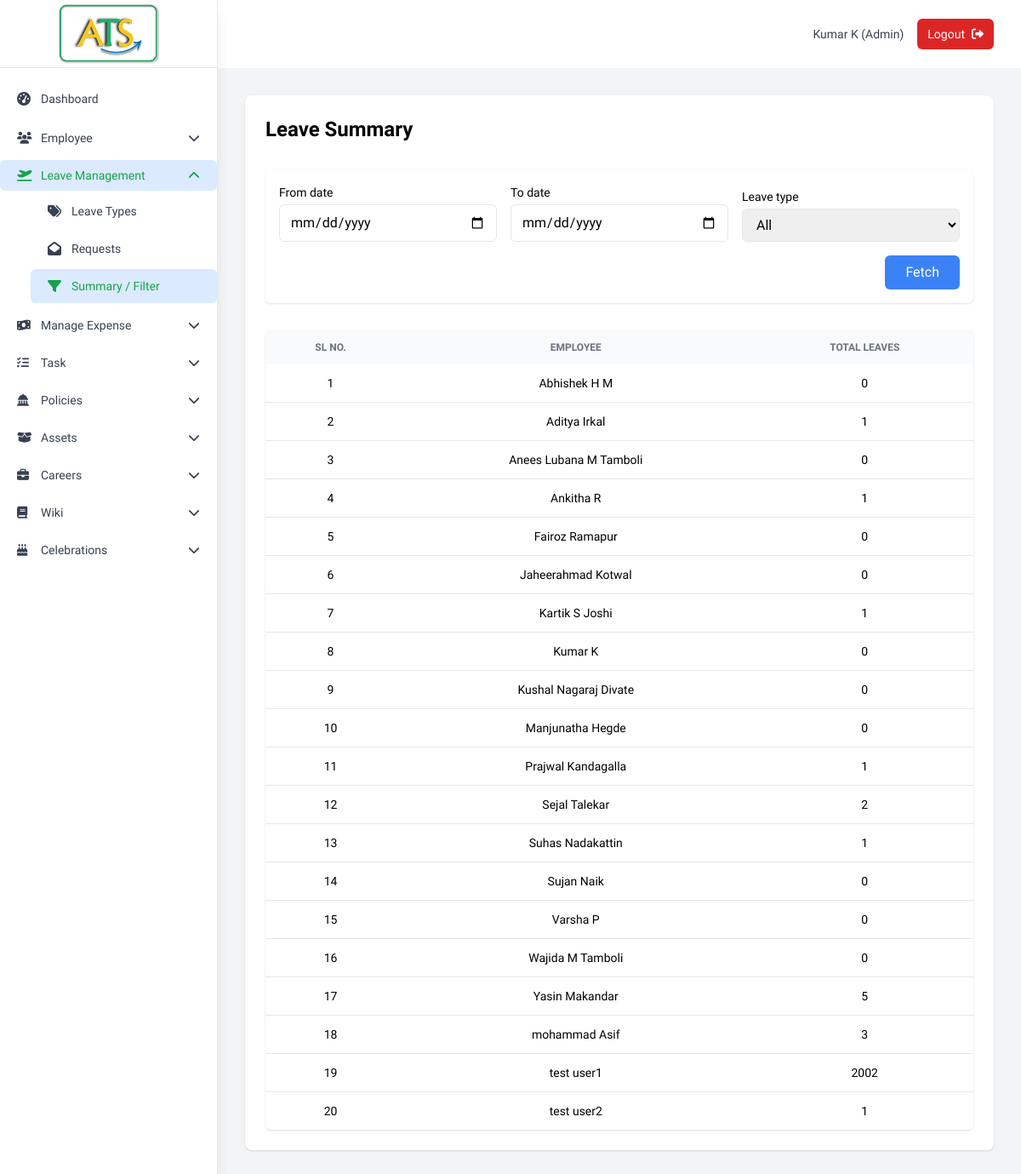
Page /admin/leave_summary (signed in) on the committed database.
### tables this page shows
CREATE TABLE tbl_employee (
                emp_id INTEGER PRIMARY KEY AUTOINCREMENT,
                first_name TEXT NOT NULL,
                last_name TEXT NOT NULL,
                gender TEXT NOT NULL,
                dob DATE NOT NULL,
                address TEXT NOT NULL,
                phone_no TEXT NOT NULL,
                email TEXT UNIQUE NOT NULL,
                password TEXT NOT NULL,
                status TEXT DEFAULT 'active',
                emp_type TEXT DEFAULT 'emp',
                inserted_date DATETIME DEFAULT CURRENT_TIMESTAMP
            );

### app.py (the view)
@app.route('/admin/leave_summary', methods=['GET', 'POST'])
def admin_leave_summary():
    if 'user_id' not in session or session['emp_type'] != 'admin':
        return redirect(url_for('login'))
    f_date_from   = request.form.get('date_from')         if request.method == 'POST' else ''
    f_date_to     = request.form.get('date_to')           if request.method == 'POST' else ''
    f_leave_type  = request.form.get('leave_type_id')     if request.method == 'POST' else ''
    leave_types   = db.get_leave_types()
    summary       = db.get_leave_summary(
                        date_from   = f_date_from or None,
                        date_to     = f_date_to   or None,
                        leave_type_id = f_leave_type or None
                    )
    return render_template('admin_leave_summary.html',
                           leave_types = leave_types,
                           summary     = summary,
                           f_date_from = f_date_from,
                           f_date_to   = f_date_to,
                           f_leave_type= f_leave_type)

### database.py (called while the page is built)
    def get_connection(self):
        return sqlite3.connect(self.db_name)

    def get_leave_types(self):
        with self.get_connection() as c:
            return c.execute('SELECT leave_type_id, leave_type FROM tbl_leave_type ORDER BY leave_type').fetchall()

### templates/admin_leave_summary.html (shortened to what this page needs)
{% extends "base.html" %}
{% block content %}
<div class="max-w-6xl mx-auto">
<div class="bg-white shadow rounded-lg">
  <div class="px-4 py-5 sm:p-6">
      <div class="mb-8">
        <h1 class="text-2xl font-bold mb-6">Leave Summary</h1>
      </div>
  <form method="POST" class="bg-white p-4 rounded-md shadow mb-8 grid sm:grid-cols-6 gap-4 items-end">
    <div class="sm:col-span-2">
      <label class="block text-sm font-medium mb-1">From date</label>
      <input type="date" name="date_from" value="{{ f_date_from }}" class="w-full border px-3 py-2 rounded-md">
    </div>
    <div class="sm:col-span-2">
      <label class="block text-sm font-medium mb-1">To date</label>
      <input type="date" name="date_to" value="{{ f_date_to }}" class="w-full border px-3 py-2 rounded-md">
    </div>
    <div class="sm:col-span-2">
      <label class="block text-sm font-medium mb-1">Leave type</label>
      <select name="leave_type_id" class="w-full border px-3 py-2 rounded-md">
        <option value="" {% if not f_leave_type %}selected{% endif %}>All</option>
      </select>
    </div>
    <div class="sm:col-span-6 text-right">
      <button class="bg-primary text-white px-6 py-2 rounded-md">Fetch</button>
    </div>
  </form>
  <table class="min-w-full bg-white rounded-md shadow text-sm">
    <thead class="bg-gray-50 text-left uppercase text-xs font-medium text-gray-500">
      <tr>
        <th class="px-4 py-3 text-center">Sl No.</th>
        <th class="px-4 py-3 text-center">Employee</th>
        <th class="px-4 py-3 text-center">Total Leaves</th>
      </tr>
    </thead>
    <tbody class="divide-y">
      {% for row in summary %}
      <tr>
        <td class="px-4 py-3 text-center">{{ loop.index }}</td>
        <td class="px-4 py-3 text-center">{{ row[1] }}</td>
        <td class="px-4 py-3 text-center">{{ row[2]|int }}</td>
      </tr>
      {% endfor %}
    </tbody>
  </table>
</div>
</div>
</div>
{% endblock %}

### templates/base.html (shortened to what this page needs)
<!DOCTYPE html>
<html lang="en">
<head>
    <link href="https://cdn.jsdelivr.net/npm/tailwindcss@2.2.19/dist/tailwind.min.css" rel="stylesheet">
    <link href="https://cdnjs.cloudflare.com/ajax/libs/font-awesome/5.15.4/css/all.min.css" rel="stylesheet">
    <script src="https://cdn.tailwindcss.com"></script>
    <link rel="stylesheet" href="https://cdnjs.cloudflare.com/ajax/libs/font-awesome/6.7.2/css/all.min.css"
 />
    <link href="https://cdn.quilljs.com/1.3.6/quill.snow.css" rel="stylesheet">
</head>
<body class="bg-gray-100 antialiased">
    {% if session.user_id %}
    {% set SIDEBAR_W = '64' %}
    {% set employee_active = request.endpoint in ['add_employee','view_employees'] %}
    {% set project_active = request.endpoint in ['add_project','view_projects'] %}
    {% set leave_active = request.endpoint in ['admin_leave_types', 'admin_leave_requests', 'admin_leave_summary'] %}
    {% set expense_active = request.endpoint in ['admin_expense_types','expense', 'existing_expenses'] %}
    {% set task_active = request.endpoint in ['add_task','view_tasks'] %}
    {% set asset_active = request.endpoint in ['add_asset','view_assets','manage_allocation','asset_history'] %}
    {% set careers_active = request.endpoint in ['add_job', 'view_jobs', 'employee_careers'] %}
    {% set wiki_active = request.endpoint in ['admin_wiki_categories','add_wiki','view_wikis','edit_wiki'] %}
    {% set celebrations_active = request.endpoint in ['admin_employee_celebrations', 'employee_celebrations'] %}
    {% set admin_dashboard_active = request.endpoint == 'admin_dashboard' %}
    {% set employee_dashboard_active = request.endpoint == 'employee_dashboard' %}
    {% set admin_wiki_views_active = request.endpoint == 'admin_wiki_views' %}
    {% set employee_wiki_list_active = request.endpoint == 'employee_wiki_list' %}
    {% set add_wiki_active = request.endpoint == 'add_wiki' %}
    {% set view_wikis_active = request.endpoint == 'view_wikis' %}
    {% set is_policies_active = request.endpoint in ['list_policies', 'add_policy'] %}
    {% set employee_assets_active = request.endpoint in ['employee_assets'] %}
    {% set employee_policies_active = request.endpoint == 'employee_policies' %}
    <aside id="sidebar" class="hidden md:block fixed top-0 left-0 h-screen w-{{ SIDEBAR_W }} bg-white shadow-lg z-40">
        <div class="flex flex-col h-full">
            <div class="flex items-center justify-center h-20 border-b border-r">
                <a href="/">
                    <img src="{{ url_for('static', filename='images/ATS.png') }}" alt="Logo"
                        class="h-[4.5rem] w-auto object-contain">
                </a>
            </div>
            <nav class="flex-1 overflow-y-auto py-4 space-y-2 text-sm border-r">
                {% macro navlink(label, icon, endpoint) -%}
                {% set active = request.endpoint == endpoint %}
                <a href="{{ url_for(endpoint) }}" class="flex items-center px-5 py-2 rounded-md transition
                              {{ 'bg-blue-100 text-green-600 font-medium' if active
                                 else 'text-gray-700 hover:bg-gray-100' }}">
                    <i class="{{ icon }} w-4 mr-3 text-base"></i> {{ label }}
                </a>
                {%- endmacro %}
                {{ navlink('Dashboard','fas fa-tachometer-alt',
                session.emp_type=='admin' and 'admin_dashboard'
                or 'employee_dashboard') }}
                {% if session.emp_type == 'admin' %}
                <details class="group" {{ 'open' if employee_active else '' }}>
                    <summary class="flex items-center px-5 py-2 cursor-pointer rounded-md
                                        {{ 'bg-blue-100 text-green-600 font-medium' if employee_active
                                           else 'text-gray-700 hover:bg-gray-100' }}">
                        <i class="fas fa-users w-4 mr-3"></i> Employee
                        <i class="fas fa-chevron-down ml-auto transform transition group-open:rotate-180"></i>
                    </summary>
                </details>
                <details class="group" {{ 'open' if leave_active else '' }}>
                    <summary class="flex items-center px-5 py-2 cursor-pointer rounded-md
                                        {{ 'bg-blue-100 text-green-600 font-medium' if leave_active
                                           else 'text-gray-700 hover:bg-gray-100' }}">
                        <i class="fas fa-plane-departure w-4 mr-3"></i> Leave Management
                        <i class="fas fa-chevron-down ml-auto transform transition group-open:rotate-180"></i>
                    </summary>
                    <div class="pl-9 mt-1 space-y-1">
                        {{ navlink('Leave Types','fas fa-tags','admin_leave_types') }}
                        {{ navlink('Requests','fas fa-envelope-open','admin_leave_requests') }}
                        {{ navlink('Summary / Filter','fas fa-filter','admin_leave_summary') }}
                    </div>
                </details>
                <details class="group" {{ 'open' if expense_active else '' }}>
                    <summary class="flex items-center px-5 py-2 cursor-pointer rounded-md
                                        {{ 'bg-blue-100 text-green-600 font-medium' if expense_active
                                           else 'text-gray-700 hover:bg-gray-100' }}">
                        <i class="fas fa-money-bill-wave w-4 mr-3"></i> Manage Expense
                        <i class="fas fa-chevron-down ml-auto transform transition group-open:rotate-180"></i>
                    </summary>
                </details>
                <details class="group" {{ 'open' if task_active else '' }}>
                    <summary class="flex items-center px-5 py-2 cursor-pointer rounded-md
                                        {{ 'bg-blue-100 text-green-600 font-medium' if task_active
                                           else 'text-gray-700 hover:bg-gray-100' }}">
                        <i class="fas fa-tasks w-4 mr-3"></i> Task
                        <i class="fas fa-chevron-down ml-auto transform transition group-open:rotate-180"></i>
                    </summary>
                </details>
                <details class="group" {{ 'open' if is_policies_active else '' }}>
                    <summary class="flex items-center px-5 py-2 cursor-pointer rounded-md
                        {{ 'bg-blue-100 text-green-600 font-medium' if is_policies_active
                           else 'text-gray-700 hover:bg-gray-100' }}">
                        <i class="fas fa-solid fa-landmark-dome w-4 mr-3"></i> Policies
                        <i class="fas fa-chevron-down ml-auto transform transition group-open:rotate-180"></i>
                    </summary>
                </details>
                <details class="group" {{ 'open' if request.endpoint in ['add_asset','view_assets', 'manage_allocation'
                    , 'asset_history' ] else '' }}>
                    <summary class="flex items-center px-5 py-2 cursor-pointer rounded-md
                                        {{ 'bg-blue-100 text-green-600 font-medium' if request.endpoint in ['add_asset','view_assets', 'manage_allocation', 'asset_history']
                                        else 'text-gray-700 hover:bg-gray-100' }}">
                        <i class="fas fa-box-open w-4 mr-3"></i> Assets
                        <i class="fas fa-chevron-down ml-auto transform transition group-open:rotate-180"></i>
                    </summary>
                </details>
                <details class="group" {{ 'open' if request.endpoint in ['add_job', 'view_jobs' , 'employee_careers' ]
                    else '' }}>
                    <summary class="flex items-center px-5 py-2 cursor-pointer rounded-md
                                        {{ 'bg-blue-100 text-green-600 font-medium' if request.endpoint in ['add_job', 'view_jobs', 'employee_careers']
                                        else 'text-gray-700 hover:bg-gray-100' }}">
                        <i class="fas fa-briefcase w-4 mr-3"></i> Careers
                        <i class="fas fa-chevron-down ml-auto transform transition group-open:rotate-180"></i>
                    </summary>
                </details>
                <details class="group" {{ 'open' if request.endpoint in
                    ['admin_wiki_categories','add_wiki','view_wikis','edit_wiki', 'admin_wiki_views' ] else '' }}>
                    <summary
                        class="flex items-center px-5 py-2 cursor-pointer rounded-md
                                        {{ 'bg-blue-100 text-green-600 font-medium' if request.endpoint in ['admin_wiki_categories','add_wiki','view_wikis','edit_wiki', 'admin_wiki_views'] else 'text-gray-700 hover:bg-gray-100' }}">
                        <i class="fas fa-book w-4 mr-3"></i> Wiki
                        <i class="fas fa-chevron-down ml-auto transform transition group-open:rotate-180"></i>
                    </summary>
                </details>
                <details class="group" {{ 'open' if celebrations_active else '' }}>
                    <summary class="flex items-center px-5 py-2 cursor-pointer rounded-md
                        {{ 'bg-blue-100 text-green-600 font-medium' if celebrations_active
                           else 'text-gray-700 hover:bg-gray-100' }}">
                        <i class="fas fa-birthday-cake w-4 mr-3"></i> Celebrations
                        <i class="fas fa-chevron-down ml-auto transform transition group-open:rotate-180"></i>
                    </summary>
                </details>
                {% endif %}
            </nav>
        </div>
    </aside>
    <nav class="bg-white sticky top-0 z-30
                flex items-center justify-center h-[5rem] px-4 sm:px-8">
        <div class="ml-auto flex items-center justify-center space-x-4">
            <span class="hidden sm:block text-sm text-gray-700">
                {{ session.first_name }} {{ session.last_name }} ({{ session.emp_type.title() }})
            </span>
            <button id="logoutButton" class="flex items-center gap-2 px-3 py-2 rounded-md bg-red-600 hover:bg-red-700
                           text-white text-sm font-medium focus:outline-none">
                <span class="hidden sm:inline">Logout</span>
                <i class="fas fa-sign-out-alt text-sm"></i>
            </button>
        </div>
    </nav>
    {% endif %}
    <div class="{% if session.user_id %}md:ml-{{ SIDEBAR_W }}{% endif %}">
        <main class="py-8 px-4 sm:px-6 lg:px-8 max-w-7xl mx-auto">
            {% block content %}{% endblock %}
        </main>
    </div>
</body>
</html>

### templates/base.html (style rules this page uses)
html { scroll-behavior: smooth }
body { font-family: "Plus Jakarta Sans", sans-serif }

### rows in the picture
tbl_employee: first_name "Kumar", row "Kumar K", row "0"
tbl_employee: row "Abhishek H M", row "0"
tbl_employee: row "Aditya Irkal", row "1"
tbl_employee: row "Anees Lubana M Tamboli", row "0"
tbl_employee: row "Ankitha R", row "1"
tbl_employee: row "Fairoz Ramapur", row "0"
tbl_employee: row "Jaheerahmad Kotwal", row "0"
tbl_employee: row "Kartik S Joshi", row "1"
tbl_employee: row "Kushal Nagaraj Divate", row "0"
tbl_employee: row "Manjunatha Hegde", row "0"
tbl_employee: row "Prajwal Kandagalla", row "1"
tbl_employee: row "Sejal Talekar", row "2"
tbl_employee: row "Suhas Nadakattin", row "1"
tbl_employee: row "Sujan Naik", row "0"
tbl_employee: row "Varsha P", row "0"
tbl_employee: row "Wajida M Tamboli", row "0"
tbl_employee: row "Yasin Makandar", row "5"
tbl_employee: row "mohammad Asif", row "3"
tbl_employee: first_name "test user1", row "2002"
tbl_employee: first_name "test user2", row "1"

### other values in the picture
{{ label }} "Dashboard Leave Types Requests Summary / Filter"
{{ session.last_name }} "K"
{{ session.emp_type.title() }} "Admin"
